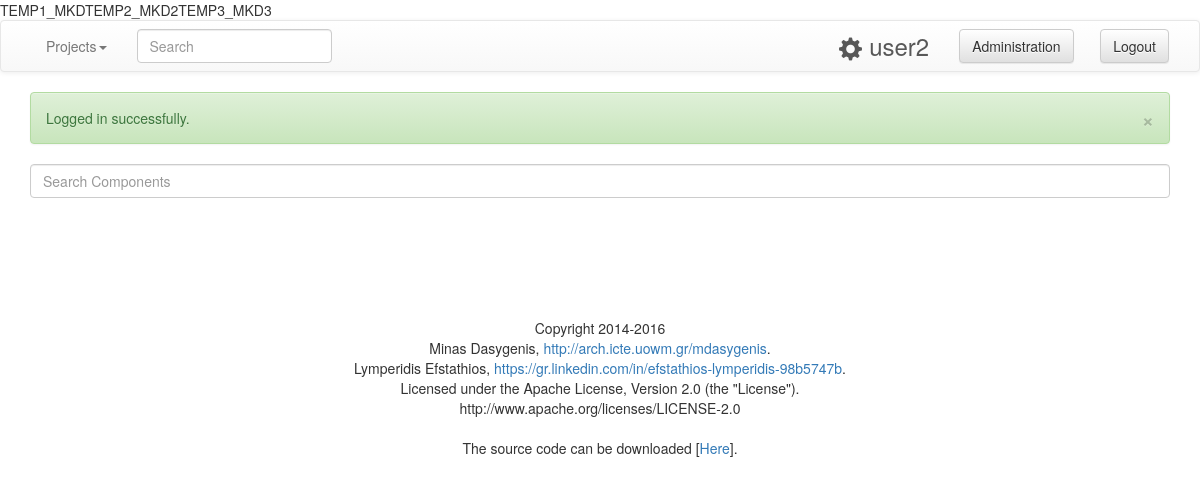
The app's page /libraries (signed in), older data.
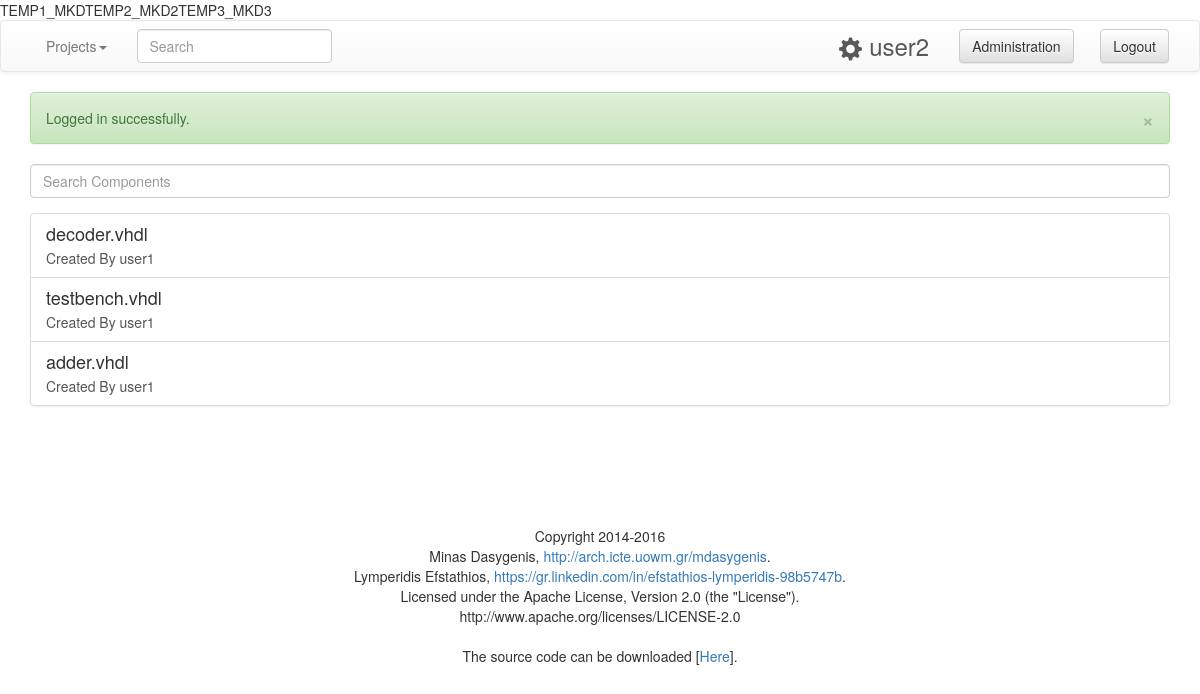
The same page, newer data.
### tables this page shows
CREATE TABLE `libraries` (
  `id` int(11) NOT NULL,
  `name` varchar(50) NOT NULL,
  `approved` int(1) NOT NULL DEFAULT '0',
  `owner_id` int(11) NOT NULL,
  `file_id` int(11) NOT NULL,
  `version` smallint(4) NOT NULL DEFAULT '1',
  `rating` float NOT NULL DEFAULT '0',
  `rating_count` int(10) NOT NULL DEFAULT '0',
  `downloads` int(10) NOT NULL DEFAULT '0'
);

CREATE TABLE `users` (
  `id` int(11) NOT NULL,
  `username` varchar(25) NOT NULL,
  `password` varchar(32) NOT NULL,
  `type` int(1) NOT NULL DEFAULT '0',
  `email` varchar(50) NOT NULL,
  `telephone` bigint(10) DEFAULT NULL,
  `activated` tinyint(1) NOT NULL DEFAULT '0',
  `activ_code` int(6) NOT NULL,
  `theme` tinyint(1) NOT NULL DEFAULT '0',
  `available_space` int(6) NOT NULL DEFAULT '20'
);

### index.php (called while the page is built, shortened)
<?php
include('loader.php');
$allowed_action=false;
if( (isset($_SESSION['vhdl_user']['loged_in']) && $_SESSION['vhdl_user']['loged_in']==1) || $allowed_action==true ){
	if( isset($_GET['action']) ){
		$included_file = $_GET['action'].'.php';
	}else{
		if($_SESSION['vhdl_user']['id'] == '0'){
			$included_file='loggedin_sid.php';
		}else{
			$included_file='loggedin.php';
		}
	}
}else{
	$included_file='loggedout.php';
}
include('theme/header.php');
$messages->display_msg($_SESSION['vhdl_msg']);
include('pages/'.$included_file);
include('theme/footer.php');
if(isset($_GET)){
	var_dump($_GET);
}
if(isset($_POST)){
	var_dump($_POST);
}
if(isset($_SESSION)){
	var_dump($_SESSION);
}
?>

### classes/Database.php (called while the page is built, shortened)
<?php
class Database {
	public $conn;
	public function __construct(){
		$db_host="localhost";
		$db_username="root";
		$db_password="";
		$db_name="vhdl_compiler";
		try{
			$this->conn = new PDO("mysql:host=$db_host;dbname=$db_name;charset=utf8",$db_username,$db_password);
		}
			catch(PDOException $pe){
			die('Connection error:' . $pe->getmessage());
		}
	}
	public function get_latest_libraries($name,$num,$begin) {
		$query = "SELECT libraries.*, users.username as owner FROM libraries JOIN users ON libraries.owner_id = users.id WHERE name LIKE '".$name."%' AND libraries.approved='1' ORDER BY libraries.id DESC LIMIT ".$num.",".$begin;
		$statement = $this->conn->prepare($query);
		$statement->execute();
		return $statement->fetchAll();
	}
}
?>

### pages/extra/list-all-libraries.php (the view, shortened to what this page needs)
<?php
	$libraries = $db->get_latest_libraries($name,$page,19);
?>
<div class="list-group">
	<?php
	foreach($libraries as $library){
		$link_library = $BASE_URL."/libraries/".$library['name'];
	?>
		<a href="<?php echo $link_library; ?>" class="list-group-item">
			<h4 class="list-group-item-heading">
				<?php echo $library['name']; ?>
			</h4>
			<p class="list-group-item-text"> Created By <?php echo $library['owner']; ?></p>
		</a>
	<?php } ?>
</div>
<center>
</center>

### classes/Messages.php (shortened to what this page needs)
<?php
class Messages {
	public function display_msg($msg_codes_array) {
		foreach($msg_codes_array as $msg_id){
			echo '<div class="alert alert-'.$this->messages[$msg_id][1].'">'
   					.'<a href="#" class="close" data-dismiss="alert" aria-label="close">&times;</a>'
    				.$this->messages[$msg_id][0]
				.'</div>';
		}
	}
}
?>

Row changes from the older to the newer data that the page shows:
added libraries: name "decoder.vhdl", owner.username "user1"
added libraries: name "testbench.vhdl", owner.username "user1"
added libraries: name "adder.vhdl", owner.username "user1"
